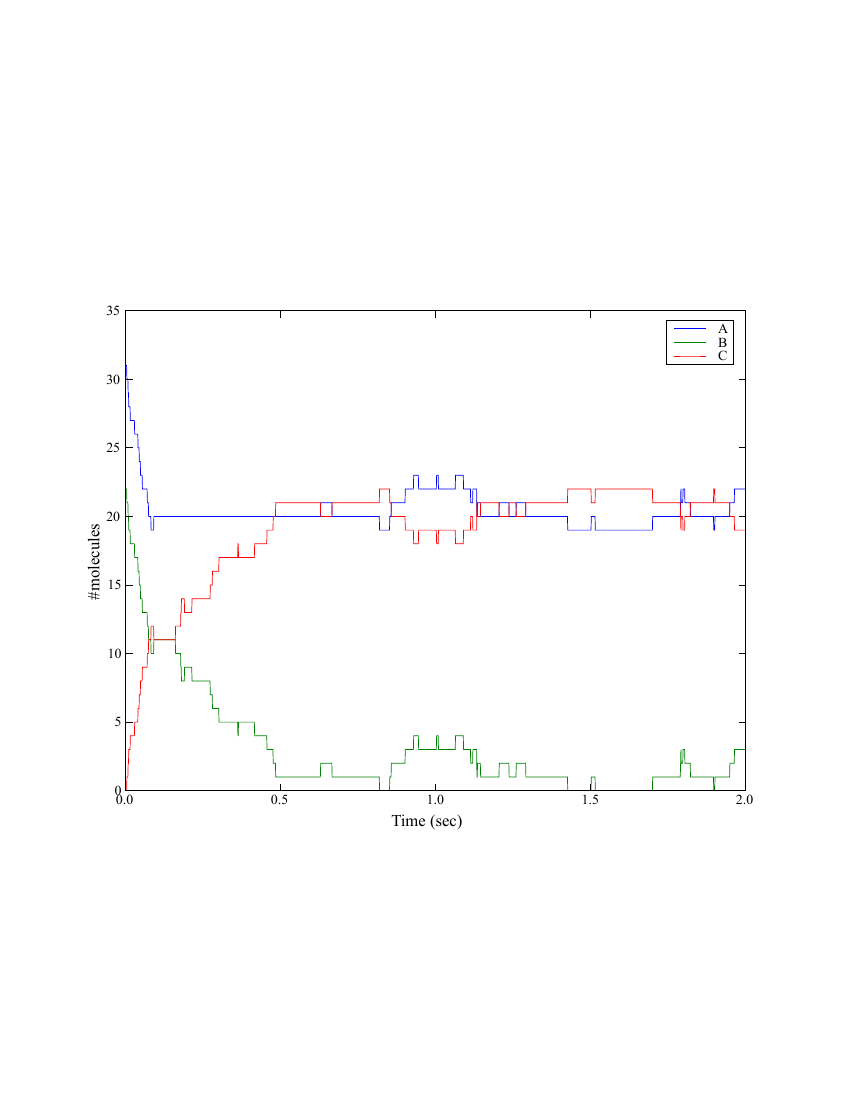

Generate this figure with Python:
import steps.model as smodel
import steps.geom.core as sgeom
import steps.rng as srng
import steps.wmdirect as swmdirect

import numpy
from pylab import *

# # # # # # # # # # # # # # # # # # # # # # # # # # # # # # # # # # # # 

mdl = smodel.Model()

molA = smodel.Spec('molA', mdl)
molB = smodel.Spec('molB', mdl)
molC = smodel.Spec('molC', mdl)

volsys = smodel.Volsys('vsys', mdl)

kreac_f = smodel.Reac('kreac_f', volsys, lhs=['molA',molB], rhs=[molC])
kreac_f.kcst = 0.3e6
kreac_b = smodel.Reac('kreac_b', volsys, lhs=[molC], rhs=[molA,molB])
kreac_b.kcst = 0.7

# # # # # # # # # # # # # # # # # # # # # # # # # # # # # # # # # # # # 

mesh = sgeom.Container()

comp = sgeom.Comp('comp', mesh)
comp.addVolsys('vsys')
comp.vol = 1.6667e-21

# # # # # # # # # # # # # # # # # # # # # # # # # # # # # # # # # # # # 

r = srng.create('mt19937', 512)

sim = swmdirect.Solver(mdl, mesh, r)

r.initialize(23412)

res = numpy.zeros([2001,3])
tpnt = numpy.arange(0.0, 2.001, 0.001)

sim.reset()
sim.setCompConc('comp', 'molA', 31.4e-6)
sim.setCompConc('comp', 'molB', 22.3e-6)
 
for t in xrange(0,101):
    sim.run(tpnt[t])
    res[t,0] = sim.getCompCount('comp', 'molA')
    res[t,1] = sim.getCompCount('comp', 'molB')
    res[t,2] = sim.getCompCount('comp', 'molC')
    
sim.setCompClamped('comp', 'molA', True)

for t in xrange(101,601):
    sim.run(tpnt[t])
    res[t,0] = sim.getCompCount('comp', 'molA')
    res[t,1] = sim.getCompCount('comp', 'molB')
    res[t,2] = sim.getCompCount('comp', 'molC')
    
sim.setCompClamped('comp', 'molA', False)

for t in xrange(601,2001):
    sim.run(tpnt[t])
    res[t,0] = sim.getCompCount('comp', 'molA')
    res[t,1] = sim.getCompCount('comp', 'molB')
    res[t,2] = sim.getCompCount('comp', 'molC')

plot(tpnt, res[:,0])
plot(tpnt, res[:,1])
plot(tpnt, res[:,2])
xlabel('Time (sec)')
ylabel('#molecules')
legend(('A','B','C'))
savefig('secondorderreaction05.svg')
show()
